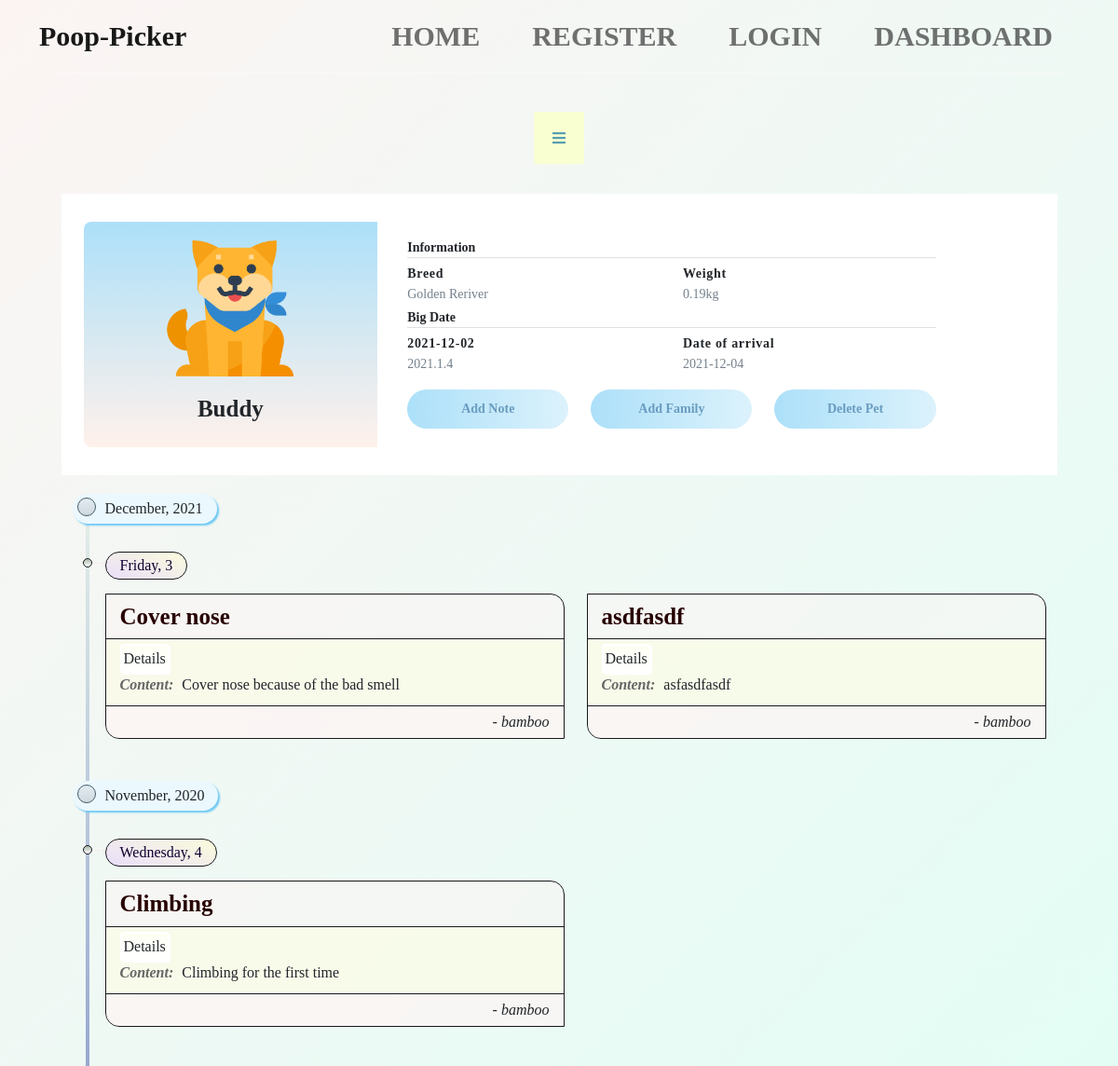
The page /showPet (signed in) on the database its author committed.
### app/models.py (models this page shows)
class Pet(db.Model):
    id = db.Column(db.Integer, primary_key=True)
    name = db.Column(db.String(15))
    type = db.Column(db.String(3))
    breed = db.Column(db.String(50))
    gender = db.Column(db.Boolean)
    sterilization = db.Column(db.Boolean)
    birthday = db.Column(db.Date)
    commemorationDay = db.Column(db.Date)
    weight = db.Column(db.Float)
    notes = db.relationship('Note', backref='protagonist')

class Note(db.Model):
    id = db.Column(db.Integer, primary_key=True)
    title = db.Column(db.String(50))
    content = db.Column(db.Text)
    date = db.Column(db.DateTime)
    filePath = db.Column(db.String(200))
    pet_id = db.Column(db.Integer, db.ForeignKey('pet.id'))
    author_id = db.Column(db.Integer, db.ForeignKey('user.id'))

class User(UserMixin, db.Model):
    id = db.Column(db.Integer, primary_key=True)
    username = db.Column(db.String(15), unique=True)
    email = db.Column(db.String(50), unique=True)
    password = db.Column(db.String(80))
    code = db.Column(db.String(15))
    notes = db.relationship('Note', backref='author')
    pets = db.relationship('Pet', secondary=families, lazy='subquery', backref=db.backref('families', lazy=True))

### app/pet.py (the view)
@app.route('/showPet')
@login_required
def showPet():
    pet = current_user.pets
    if pet == []:
        flash('You have no pet, please add to view pet', 'warning')
        return redirect(url_for('pet'))
    return render_template('showPet.html', user=current_user)

### app/pet.py (called while the page is built)
def week(dateString):
    return datetime.strptime(dateString, "%Y%m%d").strftime('%A')

### app/user.py (called while the page is built)
@app.before_request
def before_request():
    g.user = None
    if 'user_id' in session:
        user = User.query.filter_by(id=session['user_id']).first()
        g.user = user

@login_manager.user_loader
def load_user(user_id):
    return User.query.get(int(user_id))

### app/templates/showPet.html (shortened to what this page needs)
{% extends "base.html" %}
{% block head %}
<link rel="stylesheet" href="{{ url_for('static',filename='css/dashboard.css') }}">
<link rel="stylesheet" href="{{ url_for('static',filename='css/bootstrap.min.css') }}">
<link rel="stylesheet" href="https://cdnjs.cloudflare.com/ajax/libs/font-awesome/5.15.3/css/all.min.css" />
<link rel="stylesheet" href="https://cdnjs.cloudflare.com/ajax/libs/font-awesome/5.15.3/css/all.min.css" />
<link rel="stylesheet" href="{{ url_for('static',filename='css/myindex.css') }}">
<link rel="stylesheet" href="https://cdnjs.cloudflare.com/ajax/libs/font-awesome/5.15.4/css/all.min.css" />
<link rel="stylesheet" href="{{ url_for('static',filename='css/showPet.css') }}" />
{% endblock %}
{% block content %}
<div class="tabContainer">
    <div class="card">
        <div class="card-body">
            <div class="petContainer">
                <i class="fa fa-bars" title="Click me!"></i>
            </div>
            <div class="tab-content">
                {% for pet in user.pets %}
                {% if loop.index == 1 %}
                <div class="tab-pane active" id="{{ pet.id ~ pet.name}}">
                    {% else %}
                    <div class="tab-pane" id="{{ pet.id ~ pet.name}}">
                        {% endif %}
                        <div class="page-content page-container" id="page-content">
                            <div class="padding">
                                <div class="row container d-flex justify-content-center">
                                    <div class="col-xl-12 col-md-12">
                                        <div class="card user-card-full">
                                            <div class="row m-l-0 m-r-0">
                                                <div class="col-sm-4 bg-c-lite-green user-profile">
                                                    {% if pet.type == "dog" %}
                                                    <img src="../static/images/puppy.png" class="petImage">
                                                    {% else %}
                                                    <img src="../static/images/cat.png" class="petImage">
                                                    {% endif %}
                                                    <h6 class="f-w-600 petName" style="font-size: 25px;">{{ pet.name }}</h6>
                                                </div>
                                                <div class="col-sm-8">
                                                    <div class="card-block">
                                                        <h6 class="m-b-20 p-b-5 b-b-default f-w-600">Information</h6>
                                                        <div class="row">
                                                            <div class="col-sm-6">
                                                                <p class="m-b-10 f-w-600">Breed</p>
                                                                <h6 class="text-muted f-w-400">{{ pet.breed }}</h6>
                                                            </div>
                                                            <div class="col-sm-6">
                                                                <p class="m-b-10 f-w-600">Weight</p>
                                                                <h6 class="text-muted f-w-400">{{ pet.weight }}kg</h6>
                                                            </div>
                                                        </div>
                                                        <h6 class="m-b-20 m-t-40 p-b-5 b-b-default f-w-600">Big Date</h6>
                                                        <div class="row">
                                                            <div class="col-sm-6">
                                                                <p class="m-b-10 f-w-600">{{ pet.birthday }}</p>
                                                                <h6 class="text-muted f-w-400">2021.1.4</h6>
                                                            </div>
                                                            <div class="col-sm-6">
                                                                <p class="m-b-10 f-w-600">Date of arrival</p>
                                                                <h6 class="text-muted f-w-400">{{ pet.commemorationDay }}</h6>
                                                            </div>
                                                        </div>
                                                        <div class="row">
                                                            <div class="col-sm-4">
                                                                <button class="custom-btn btn-6"><a href="/note/{{ pet.id }}">Add Note</a></button>
                                                            </div>
                                                            <div class="col-sm-4">
                                                                <button class="custom-btn btn-6"><a class="button link" data-modal="{{ pet.id }}">Add Family</a></button>
                                                            </div>
                                                            <div class="col-sm-4">
                                                                <button class="custom-btn btn-6"><a href="/deletePet/{{ pet.id }}">Delete Pet</a></button>
                                                            </div>
                                                        </div>
                                                    </div>
                                                </div>
                                            </div>
                                        </div>
                                    </div>
                                </div>
                            </div>
                        </div>
                        {% set months = ['January', 'February', 'March', 'April', 'May', 'June', 'July', 'August', 'September', 'October', 'November', 'December'] %}
                        <div class="container">
                            <div class="timeline">
                                {% for year_group in pet.notes | groupby("date.year") | reverse() %}
                                {% set year = year_group.grouper %}
                                {% for month, month_group in year_group.list | groupby('date.month') | reverse() %}
                                <div class="timeline-month">
                                    {{ months[month - 1] }}, {{ year }}
                                </div>
                                <div class="timeline-section">
                                    {% for date, list in month_group | groupby('date.day') | reverse() %}
                                    {% if month < 10 and date < 10 %} {% set day=year | string ~ "0" ~ month | string ~ "0" ~ date | string %} {% elif month>= 10 and date < 10 %} {% set day=year | string ~ month | string ~ "0" ~ date | string %} {% elif month < 10 and date>= 10 %}
                                            {% set day = year | string ~ "0" ~ month | string ~ date | string %}
                                            {% else %}
                                            {% set day = year | string ~ month | string ~ date | string %}
                                            {% endif %}
                                            <div class="timeline-date">
                                                {{ day | week() }}, {{ date }}
                                            </div>
                                            <div class="row">
                                                {% for note in list %}
                                                <div class="col-sm-6">
                                                    <div class="timeline-box">
                                                        <div class="box-title"> {{ note.title }} </div>
                                                        <div class="box-content">
                                                            <a class="btn btn-xs btn-default pull-right" href="/showNote/{{ note.id }}">Details</a>
                                                            <div class="box-item"><strong>Content: </strong>
                                                                {% if note.content | length < 80 %} {{ note.content}} {% else %} {{ note.content[0:79]}} ... {% endif %} </div> </div> <div class="box-footer">- {{ note.author.username }}</div>
                                                        </div>
                                                    </div>
                                                    {% endfor %}
                                                </div>
                                                {% endfor %}
                                            </div>
                                            {% endfor %}
                                            {% endfor %}
                                </div>
                            </div>
                        </div>
                        {% endfor %}
                    </div>
                </div>
            </div>
        </div>
        {% endblock %}

### app/templates/base.html (shortened to what this page needs)
<!DOCTYPE html>
<html lang="en">
<head>
    {% block head %}
    {% endblock %}
</head>
<body>
    <div class="container">
        <nav class="navbar navbar-expand-lg navbar-light">
            <a class="navbar-brand" href="/">
                Poop-Picker
            </a>
            <div class="collapse navbar-collapse" id="navbarSupportedContent">
                <ul class="navbar-nav ml-lg-auto">
                    <li class="nav-item">
                        <a class="nav-link" href="/">Home</a>
                    </li>
                    <li class="nav-item">
                        <a class="nav-link" href="/register">Register</a>
                    </li>
                    <li class="nav-item">
                        <a class="nav-link" href="/login">Login</a>
                    </li>
                    <li class="nav-item">
                        <a class="nav-link" href="/dashboard">Dashboard</a>
                    </li>
                </ul>
            </div>
        </nav>
    </div>
    <hr class="hr">
    {% block content %}{% endblock %}
</body>
</html>

### app/static/css/dashboard.css (style rules this page uses)
.custom-btn { background: #eee; color: #5b5b5b; font-weight: bold; border-radius: 50px; padding: 13px 29px; font-size: 14px; line-height: normal; overflow: hidden; transition: all 0.4s ease; }

### app/static/css/myindex.css (style rules this page uses)
* { margin: 0; padding: 0; box-sizing: border-box; font-family: Century Gothic; }
body { background: linear-gradient(-45deg, #f3fefb, #E3FDF5, #fff3f3, #FBFFE2); background-size: 400% 400%; animation: gradient 15s ease infinite; height: 100vh; }
.navbar { font-size: 30px; }
.navbar-nav { margin-left: auto; }
.navbar-brand { font-size: 30px; font-weight: 600; }
.nav-item { font-weight: 800; text-transform: uppercase; padding: 0px 20px; }
.hr { margin: auto; width: 90%; border-bottom: 3px solid white; margin-bottom: 20px; }
body { background-position: center; }

### rows shown on the page
Pet: name "Buddy", breed "Golden Reriver", weight "0.19", birthday "2021-12-02", commemorationDay "2021-12-04", months "December" "November", reverse "2021" "2020", day "Friday" "Wednesday", reverse "3" "4"
Note: title "Cover nose", content "Cover nose because of the bad smell", author.username "bamboo"
Note: title "asdfasdf", content "asfasdfasdf", author.username "bamboo"
Note: title "Climbing", content "Climbing for the first time", author.username "bamboo"
